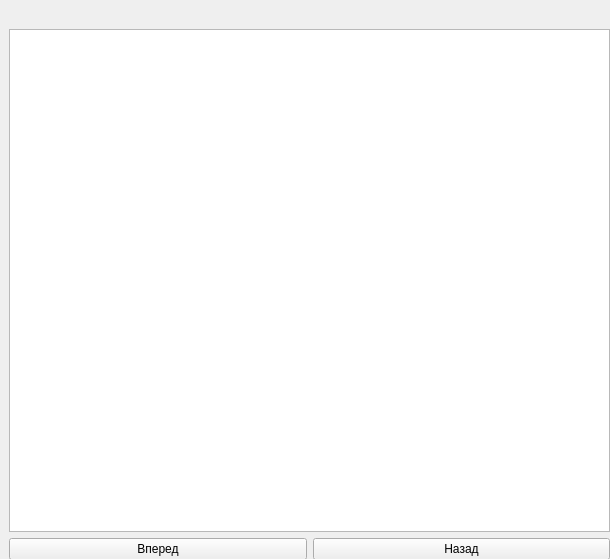
<?xml version="1.0" encoding="UTF-8"?>
<ui version="4.0">
 <class>Form</class>
 <widget class="QWidget" name="Form">
  <property name="geometry">
   <rect>
    <x>0</x>
    <y>0</y>
    <width>610</width>
    <height>559</height>
   </rect>
  </property>
  <property name="windowTitle">
   <string>Form</string>
  </property>
  <widget class="QWidget" name="">
   <property name="geometry">
    <rect>
     <x>9</x>
     <y>9</y>
     <width>601</width>
     <height>551</height>
    </rect>
   </property>
   <layout class="QVBoxLayout" name="verticalLayout">
    <item>
     <widget class="QLabel" name="logo_label">
      <property name="sizePolicy">
       <sizepolicy hsizetype="Fixed" vsizetype="Fixed">
        <horstretch>0</horstretch>
        <verstretch>0</verstretch>
       </sizepolicy>
      </property>
      <property name="maximumSize">
       <size>
        <width>100</width>
        <height>100</height>
       </size>
      </property>
      <property name="text">
       <string/>
      </property>
      <property name="pixmap">
       <pixmap>picture.png</pixmap>
      </property>
      <property name="scaledContents">
       <bool>true</bool>
      </property>
     </widget>
    </item>
    <item>
     <widget class="QListWidget" name="agent_list"/>
    </item>
    <item>
     <layout class="QHBoxLayout" name="horizontalLayout">
      <item>
       <widget class="QPushButton" name="next_button">
        <property name="text">
         <string>Вперед</string>
        </property>
       </widget>
      </item>
      <item>
       <widget class="QPushButton" name="prev_button">
        <property name="text">
         <string>Назад</string>
        </property>
       </widget>
      </item>
     </layout>
    </item>
   </layout>
  </widget>
 </widget>
 <resources/>
 <connections/>
</ui>
